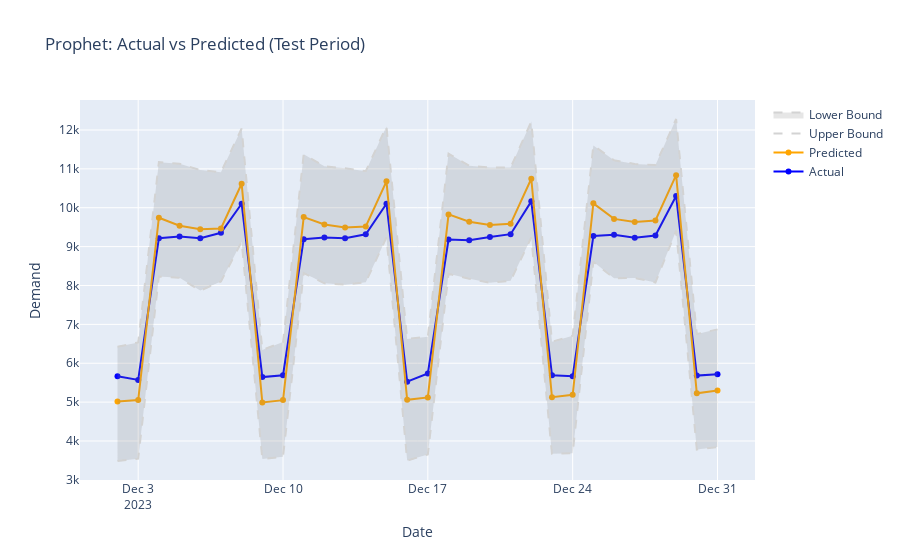

Notebook cell for this chart:
### Code cell
# Visualize actual vs predicted
fig = go.Figure()

fig.add_trace(go.Scatter(x=test_forecast['ds'], y=test_forecast['y'],
                         mode='lines+markers', name='Actual', line=dict(color='blue')))

fig.add_trace(go.Scatter(x=test_forecast['ds'], y=test_forecast['yhat'],
                         mode='lines+markers', name='Predicted', line=dict(color='orange')))

fig.add_trace(go.Scatter(x=test_forecast['ds'], y=test_forecast['yhat_upper'],
                         mode='lines', name='Upper Bound', line=dict(dash='dash', color='lightgray')))

fig.add_trace(go.Scatter(x=test_forecast['ds'], y=test_forecast['yhat_lower'],
                         mode='lines', name='Lower Bound', line=dict(dash='dash', color='lightgray'),
                         fill='tonexty', fillcolor='rgba(128,128,128,0.2)'))

fig.update_layout(title='Prophet: Actual vs Predicted (Test Period)',
                  xaxis_title='Date', yaxis_title='Demand')
fig.show()
